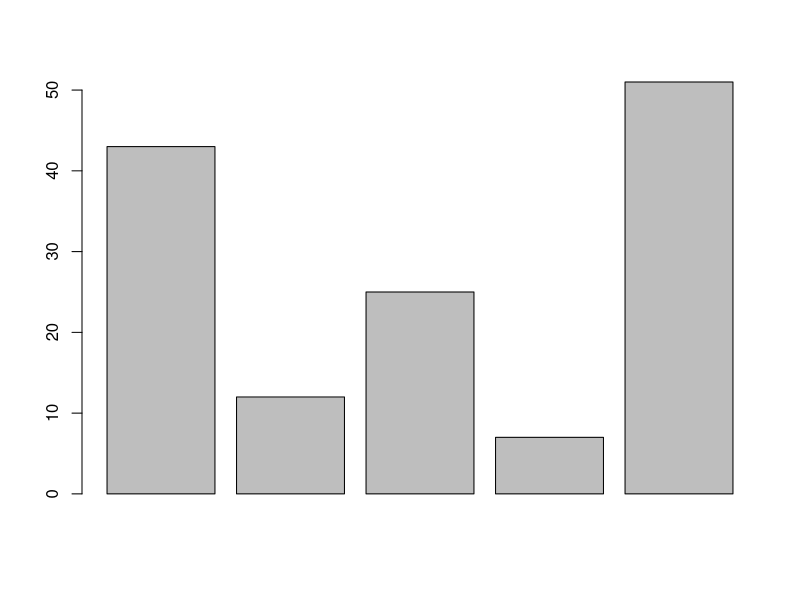
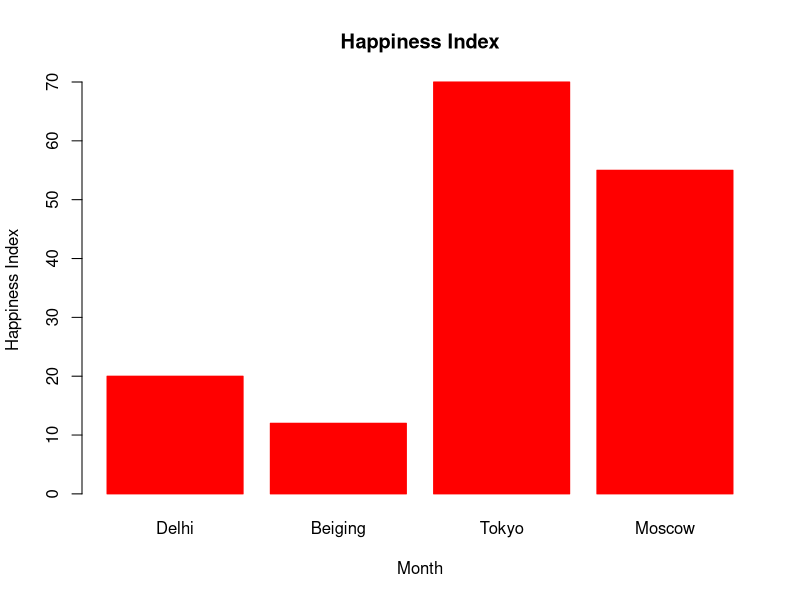
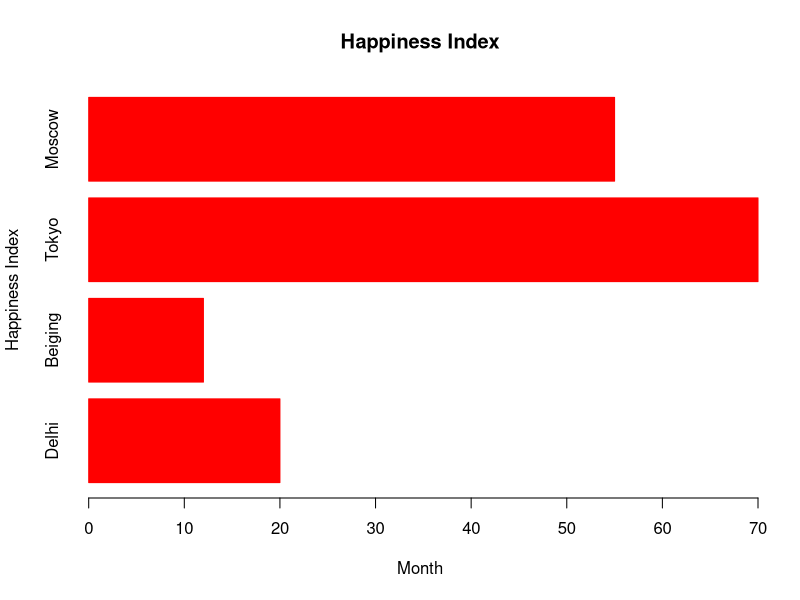
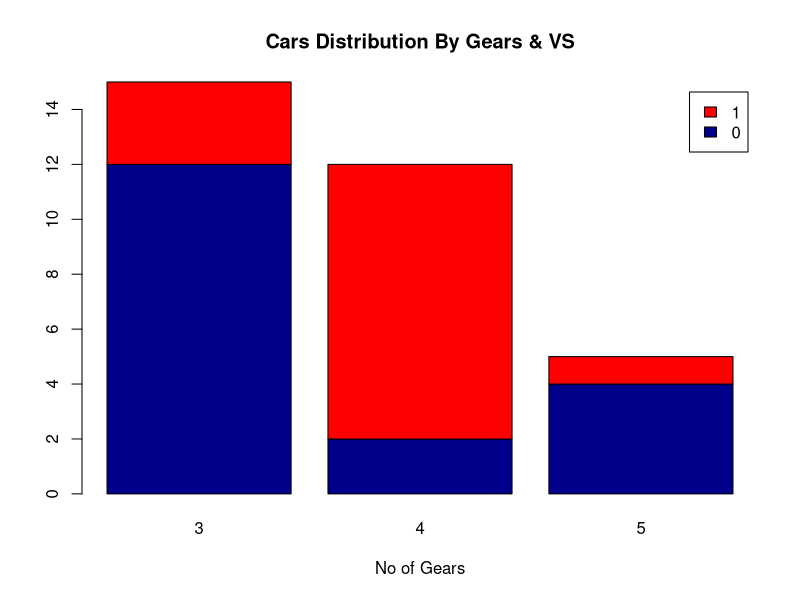
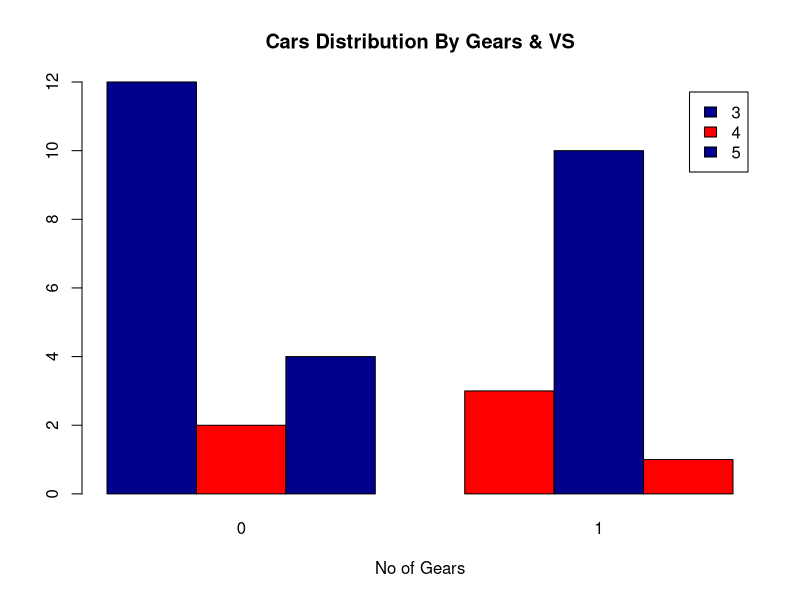

Reproduce these figures in R, in order.
# Create he Data For the chart

H  <- c(43,12,25,7,51)

# Plot the bar chart 

barplot(H)


# BAr with labels, titles & colours
 
H <- c(20,12,70,55)

M <- c("Delhi", "Beiging", "Tokyo", "Moscow")

barplot(H, xlab = "Month", ylab = "Happiness Index", col = "red", names.arg = M, main = "Happiness Index", border = "red")


# Horizontal R bar chart 

barplot(H,xlab = "Month", ylab = "Happiness Index",horiz = TRUE , col = "red", names.arg = M,main = "Happiness Index",border = "red")



# Stacked Bar plot with color & legend 

counts <- table(mtcars$vs, mtcars$gear)
counts
 
barplot ( counts,  main = "Cars Distribution By Gears & VS", xlab = "No of Gears", col =c("darkblue","red") ,legend = rownames(counts))



#Grouped Bar Plot with color & legend

counts<- table(mtcars$gear,mtcars$vs)

barplot(counts, main = "Cars Distribution By Gears & VS", xlab = "No of Gears",col = c("darkblue","red"), legend=rownames(counts), beside = T) 
